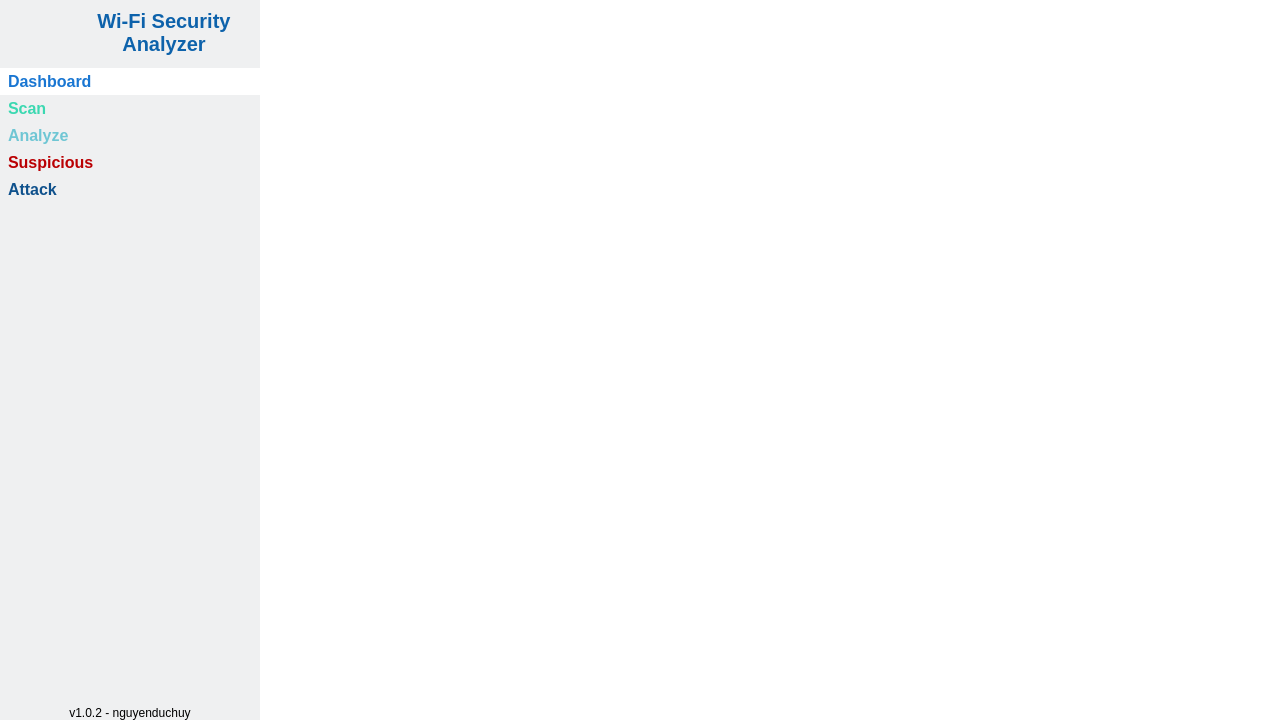
<?xml version="1.0" encoding="UTF-8"?>
<ui version="4.0">
 <class>MainWindow</class>
 <widget class="QMainWindow" name="MainWindow">
  <property name="geometry">
   <rect>
    <x>0</x>
    <y>0</y>
    <width>1280</width>
    <height>720</height>
   </rect>
  </property>
  <property name="minimumSize">
   <size>
    <width>1280</width>
    <height>720</height>
   </size>
  </property>
  <property name="maximumSize">
   <size>
    <width>1280</width>
    <height>720</height>
   </size>
  </property>
  <property name="windowTitle">
   <string>Wi-Fi Security Analyzer</string>
  </property>
  <property name="windowIcon">
   <iconset resource="resources.qrc">
    <normaloff>:/root/resources/icons8-wifi-64.png</normaloff>:/root/resources/icons8-wifi-64.png</iconset>
  </property>
  <property name="styleSheet">
   <string notr="true">#centralwidget {
	
	background-color: rgb(255, 255, 255);
}</string>
  </property>
  <widget class="QWidget" name="centralwidget">
   <property name="styleSheet">
    <string notr="true">#frSidebar {
	background-color: #eff0f1;
}</string>
   </property>
   <layout class="QHBoxLayout" name="horizontalLayout">
    <property name="spacing">
     <number>4</number>
    </property>
    <property name="leftMargin">
     <number>0</number>
    </property>
    <property name="topMargin">
     <number>0</number>
    </property>
    <property name="rightMargin">
     <number>0</number>
    </property>
    <property name="bottomMargin">
     <number>0</number>
    </property>
    <item>
     <widget class="QFrame" name="frSidebar">
      <property name="minimumSize">
       <size>
        <width>260</width>
        <height>0</height>
       </size>
      </property>
      <property name="maximumSize">
       <size>
        <width>260</width>
        <height>16777215</height>
       </size>
      </property>
      <property name="styleSheet">
       <string notr="true"/>
      </property>
      <property name="frameShape">
       <enum>QFrame::Shape::NoFrame</enum>
      </property>
      <property name="frameShadow">
       <enum>QFrame::Shadow::Raised</enum>
      </property>
      <layout class="QVBoxLayout" name="verticalLayout">
       <property name="spacing">
        <number>4</number>
       </property>
       <property name="leftMargin">
        <number>0</number>
       </property>
       <property name="topMargin">
        <number>0</number>
       </property>
       <property name="rightMargin">
        <number>0</number>
       </property>
       <property name="bottomMargin">
        <number>0</number>
       </property>
       <item>
        <widget class="QFrame" name="frBrand">
         <property name="styleSheet">
          <string notr="true">#lblName {
	font-size: 20px;
	color: rgb(13, 98, 171);
	font-weight: bold;
	text-transform: uppercase;
}</string>
         </property>
         <property name="frameShape">
          <enum>QFrame::Shape::NoFrame</enum>
         </property>
         <property name="frameShadow">
          <enum>QFrame::Shadow::Raised</enum>
         </property>
         <layout class="QHBoxLayout" name="horizontalLayout_2">
          <property name="spacing">
           <number>4</number>
          </property>
          <property name="leftMargin">
           <number>12</number>
          </property>
          <property name="topMargin">
           <number>0</number>
          </property>
          <property name="rightMargin">
           <number>12</number>
          </property>
          <property name="bottomMargin">
           <number>0</number>
          </property>
          <item>
           <widget class="QLabel" name="lblLogo">
            <property name="minimumSize">
             <size>
              <width>64</width>
              <height>64</height>
             </size>
            </property>
            <property name="maximumSize">
             <size>
              <width>64</width>
              <height>64</height>
             </size>
            </property>
            <property name="pixmap">
             <pixmap resource="resources.qrc">:/root/resources/icons8-wifi-64.png</pixmap>
            </property>
           </widget>
          </item>
          <item>
           <widget class="QLabel" name="lblName">
            <property name="text">
             <string>Wi-Fi Security Analyzer</string>
            </property>
            <property name="alignment">
             <set>Qt::AlignmentFlag::AlignCenter</set>
            </property>
            <property name="wordWrap">
             <bool>true</bool>
            </property>
           </widget>
          </item>
         </layout>
        </widget>
       </item>
       <item>
        <widget class="QFrame" name="frNav">
         <property name="styleSheet">
          <string notr="true">QPushButton {
	border: none;
	padding: 4px 8px;
	text-align: left;
	font-size: 16px;
	text-transform: uppercase;
	font-weight: 500;
}

QPushButton:hover, QPushButton:checked{
	background-color: #ffffff;
	font-weight: bold;
}

#btnDashboard {
	color: #1976d2;
}

#btnScan{
	color: #3bd8b1;
}

#btnSuspicious{
	color: #ba0003;
}

#btnAttack {
	color: #0f518c;
}

#btnAnalyze {
	color: #6fc6d4;
}</string>
         </property>
         <property name="frameShape">
          <enum>QFrame::Shape::NoFrame</enum>
         </property>
         <property name="frameShadow">
          <enum>QFrame::Shadow::Raised</enum>
         </property>
         <layout class="QVBoxLayout" name="verticalLayout_2">
          <property name="spacing">
           <number>0</number>
          </property>
          <property name="leftMargin">
           <number>0</number>
          </property>
          <property name="topMargin">
           <number>0</number>
          </property>
          <property name="rightMargin">
           <number>0</number>
          </property>
          <property name="bottomMargin">
           <number>0</number>
          </property>
          <item>
           <widget class="QPushButton" name="btnDashboard">
            <property name="text">
             <string>Dashboard</string>
            </property>
            <property name="icon">
             <iconset resource="resources.qrc">
              <normaloff>:/root/resources/icons8-dashboard-32.png</normaloff>:/root/resources/icons8-dashboard-32.png</iconset>
            </property>
            <property name="iconSize">
             <size>
              <width>32</width>
              <height>32</height>
             </size>
            </property>
            <property name="checkable">
             <bool>true</bool>
            </property>
            <property name="checked">
             <bool>true</bool>
            </property>
            <property name="autoExclusive">
             <bool>true</bool>
            </property>
           </widget>
          </item>
          <item>
           <widget class="QPushButton" name="btnScan">
            <property name="text">
             <string>Scan</string>
            </property>
            <property name="icon">
             <iconset resource="resources.qrc">
              <normaloff>:/root/resources/icons8-radar-32.png</normaloff>:/root/resources/icons8-radar-32.png</iconset>
            </property>
            <property name="iconSize">
             <size>
              <width>32</width>
              <height>32</height>
             </size>
            </property>
            <property name="checkable">
             <bool>true</bool>
            </property>
            <property name="autoExclusive">
             <bool>true</bool>
            </property>
           </widget>
          </item>
          <item>
           <widget class="QPushButton" name="btnAnalyze">
            <property name="text">
             <string>Analyze</string>
            </property>
            <property name="icon">
             <iconset resource="resources.qrc">
              <normaloff>:/root/resources/icons8-analysis-32.png</normaloff>:/root/resources/icons8-analysis-32.png</iconset>
            </property>
            <property name="iconSize">
             <size>
              <width>32</width>
              <height>32</height>
             </size>
            </property>
            <property name="checkable">
             <bool>true</bool>
            </property>
            <property name="autoExclusive">
             <bool>true</bool>
            </property>
           </widget>
          </item>
          <item>
           <widget class="QPushButton" name="btnSuspicious">
            <property name="text">
             <string>Suspicious</string>
            </property>
            <property name="icon">
             <iconset resource="resources.qrc">
              <normaloff>:/root/resources/icons8-wifi-alert-32.png</normaloff>:/root/resources/icons8-wifi-alert-32.png</iconset>
            </property>
            <property name="iconSize">
             <size>
              <width>32</width>
              <height>32</height>
             </size>
            </property>
            <property name="checkable">
             <bool>true</bool>
            </property>
            <property name="autoExclusive">
             <bool>true</bool>
            </property>
           </widget>
          </item>
          <item>
           <widget class="QPushButton" name="btnAttack">
            <property name="text">
             <string>Attack</string>
            </property>
            <property name="icon">
             <iconset resource="resources.qrc">
              <normaloff>:/root/resources/icons8-sword-32.png</normaloff>:/root/resources/icons8-sword-32.png</iconset>
            </property>
            <property name="iconSize">
             <size>
              <width>32</width>
              <height>32</height>
             </size>
            </property>
            <property name="checkable">
             <bool>true</bool>
            </property>
            <property name="autoExclusive">
             <bool>true</bool>
            </property>
           </widget>
          </item>
         </layout>
        </widget>
       </item>
       <item>
        <spacer name="verticalSpacer">
         <property name="orientation">
          <enum>Qt::Orientation::Vertical</enum>
         </property>
         <property name="sizeHint" stdset="0">
          <size>
           <width>20</width>
           <height>40</height>
          </size>
         </property>
        </spacer>
       </item>
       <item>
        <widget class="QFrame" name="frVerison">
         <property name="frameShape">
          <enum>QFrame::Shape::NoFrame</enum>
         </property>
         <property name="frameShadow">
          <enum>QFrame::Shadow::Raised</enum>
         </property>
         <layout class="QVBoxLayout" name="verticalLayout_3">
          <property name="spacing">
           <number>0</number>
          </property>
          <property name="leftMargin">
           <number>0</number>
          </property>
          <property name="topMargin">
           <number>0</number>
          </property>
          <property name="rightMargin">
           <number>0</number>
          </property>
          <property name="bottomMargin">
           <number>0</number>
          </property>
          <item>
           <widget class="QLabel" name="lblVersion">
            <property name="text">
             <string>v1.0.2 - nguyenduchuy</string>
            </property>
            <property name="alignment">
             <set>Qt::AlignmentFlag::AlignCenter</set>
            </property>
           </widget>
          </item>
         </layout>
        </widget>
       </item>
      </layout>
     </widget>
    </item>
    <item>
     <widget class="QFrame" name="frContent">
      <property name="frameShape">
       <enum>QFrame::Shape::NoFrame</enum>
      </property>
      <property name="frameShadow">
       <enum>QFrame::Shadow::Raised</enum>
      </property>
      <layout class="QVBoxLayout" name="verticalLayout_4">
       <property name="spacing">
        <number>4</number>
       </property>
       <property name="leftMargin">
        <number>0</number>
       </property>
       <property name="topMargin">
        <number>0</number>
       </property>
       <property name="rightMargin">
        <number>0</number>
       </property>
       <property name="bottomMargin">
        <number>0</number>
       </property>
       <item>
        <widget class="QStackedWidget" name="stackedWidget">
         <property name="frameShape">
          <enum>QFrame::Shape::NoFrame</enum>
         </property>
        </widget>
       </item>
      </layout>
     </widget>
    </item>
   </layout>
  </widget>
 </widget>
 <resources>
  <include location="resources.qrc"/>
 </resources>
 <connections/>
</ui>
